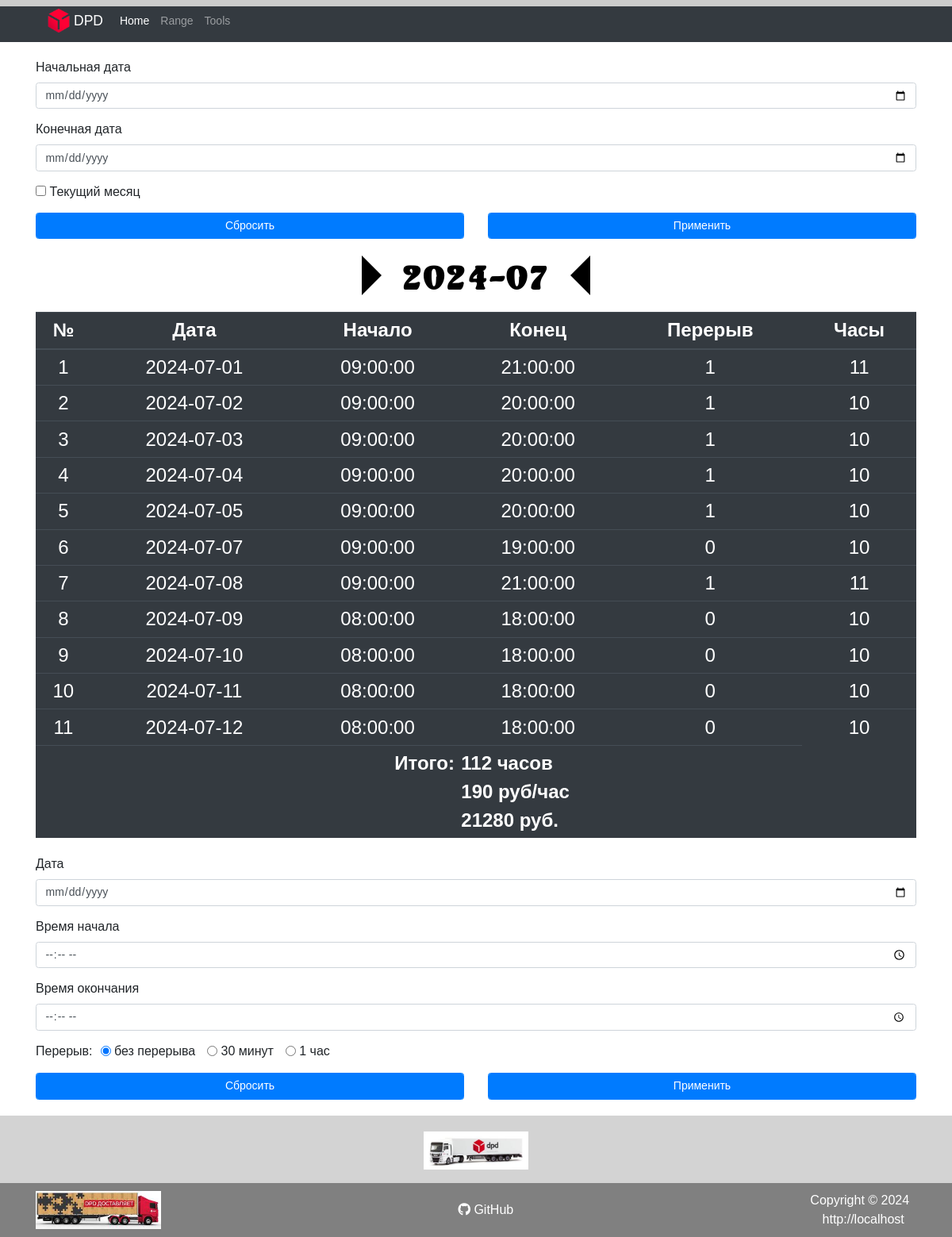
Before: / with the older database file.
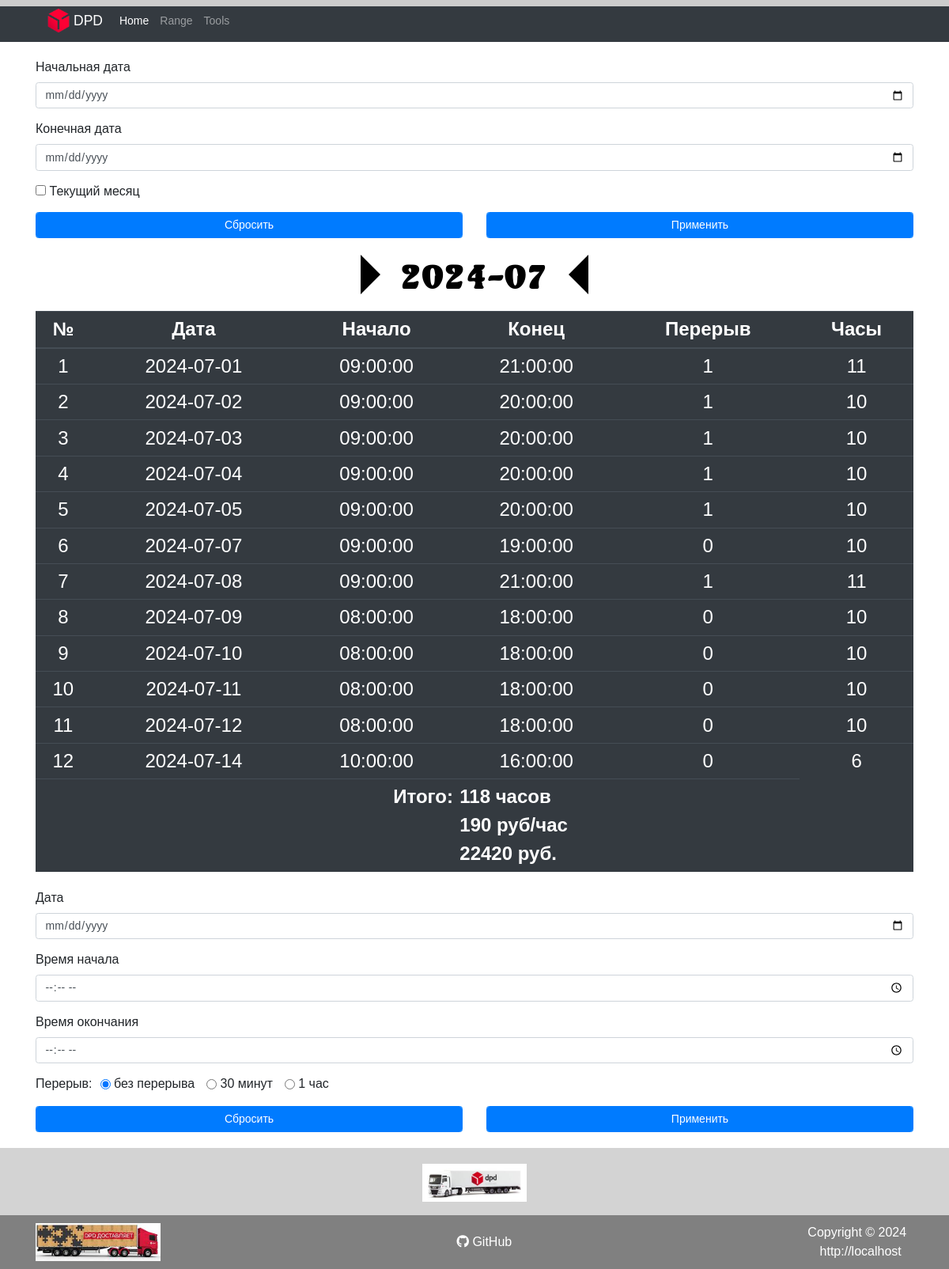
After: the same page with the newer database file.
### tables this page shows
CREATE TABLE `work_time` (
  `id` int(11) NOT NULL AUTO_INCREMENT,
  `date` date NOT NULL,
  `time_start` time NOT NULL,
  `time_end` time NOT NULL,
  `break_time` float NOT NULL DEFAULT 1,
  PRIMARY KEY (`id`),
  UNIQUE KEY `date` (`date`)
);

CREATE TABLE `work_price` (
  `id` int(11) NOT NULL AUTO_INCREMENT,
  `since_date` date NOT NULL,
  `price` int(11) NOT NULL,
  PRIMARY KEY (`id`)
);

### assets/php/functions.php (called while the page is built, shortened)
<?php
function get_price($obj, $date_start)
{
  $date_start = strtotime($date_start);
  foreach ($obj as $item) {
    if ($date_start >= strtotime($item['since_date'])) {
      return ($item['price']);
    }
  }
}
function get_sn()
{
  if (isset($_SERVER['HTTPS']) && $_SERVER['HTTPS'] == 'on')
    $protocol = 'https://';
  else
    $protocol = 'http://';
  return $protocol . $_SERVER['HTTP_HOST'];
}

### index.php (the view, shortened to what this page needs)
<?php
require_once $_SERVER['DOCUMENT_ROOT'] . "/assets/php/functions.php";
require_once $_SERVER['DOCUMENT_ROOT'] . "/assets/php/connect.php";
$current_month = date('Y-m');
?>
<!DOCTYPE html>
<html lang="ru">
<head>
	<?php require_once $_SERVER['DOCUMENT_ROOT'] . "/assets/php/head.php"; ?>
</head>
<body data-page="1">
	<div class="wrapper">
		<?php require_once $_SERVER['DOCUMENT_ROOT'] . "/assets/php/header.php"; ?>
		<main class="content">
			<div class="container">
				<div class="row">
					<div class="col-12">
						<section class="mb-4 section__form_range">
							<form class="form-range" action="" method="POST">
								<div class="form-group">
									<label for="date_start">Начальная дата</label>
									<input class="form-control" type="date" id="date_start" name="date_start" required>
								</div>
								<div class="form-group">
									<label for="date_end">Конечная дата</label>
									<input class="form-control" type="date" id="date_end" name="date_end" required>
								</div>
								<div class="form-group form-check">
									<input type="checkbox" class="form-check-input" id="currentMonthCheck"
										name="currentMonthCheck">
									<label class="form-check-label" for="currentMonthCheck">Текущий
										месяц</label>
								</div>
								<div class="row">
									<div class="col-6">
										<button type="reset" id="btn_reset_form_range"
										class="form-control btn btn-primary">Сбросить</button>
									</div>
									<div class="col-6">
										<button type="submit" class="form-control btn btn-primary">Применить</button>
									</div>
								</div>
							</form>
						</section>
						<?php
						if (isset($_POST) && !empty($_POST) && (!$_POST['currentMonthCheck'])) {
							$date_start = $_POST['date_start'];
							$date_end = $_POST['date_end'];
							$works = $mysqli->query("SELECT * FROM work_time WHERE `date` BETWEEN '$date_start' AND '$date_end' ORDER BY `date` ASC");
							$h2 = "<span>" . $date_start ."</span>" . "<span class='span-separator'> - </span>" . "<span>" .$date_end . "</span>";
						} else {
							$works = $mysqli->query("SELECT * FROM work_time WHERE `date` LIKE '" . $current_month . "-%' ORDER BY `date` ASC");
							$h2 = $current_month;
							$date_start = $works->fetch_assoc()['date'];
						}
						$arr_price = $mysqli->query(" SELECT * FROM `work_price` ORDER BY `since_date` DESC");
						$price = get_price($arr_price, $date_start);
						?>
						<section class="mb-4 section__title">
							<div class="h2__title">
								<span class="arrow-span left_h2 animated fadeInLeft"></span>
								<h2 class="date-title">
									<?= $h2 ?>
								</h2>
								<span class="arrow-span right_h2 animated fadeInRight"></span>
							</div>
						</section>
						<section class="section__table mb-4">
							<table class="table table-dark table-sm">
								<thead>
									<tr>
										<th scope="col">№</th>
										<th scope="col">Дата</th>
										<th scope="col">Начало</th>
										<th scope="col">Конец</th>
										<th scope="col">Перерыв</th>
										<th scope="col">Часы</th>
									</tr>
								</thead>
								<tbody>
									<?php
									$works_time = 0;
									$i = 1;
									foreach ($works as $work) {
										$work_time = ((strtotime($work['date'] . ' ' . $work['time_end']) - strtotime($work['date'] . ' ' . $work['time_start'])) / 3600) - $work['break_time'];
										echo "<tr>";
										echo "<td>";
										echo $i;
										echo "</td>";
										echo "<td>";
										echo $work['date'];
										echo "</td>";
										echo "<td>";
										echo $work['time_start'];
										echo "</td>";
										echo "<td>";
										echo $work['time_end'];
										echo "</td>";
										echo "<td>";
										echo $work['break_time'];
										echo "</td>";
										echo "<td>";
										echo $work_time;
										echo "</td>";
										echo "</tr>";
										$works_time += $work_time;
										$i++;
									}
									$cash = $works_time * $price;
									?>
									<tr>
										<td class="result_title" colspan="3">
											Итого:
										</td>
										<td class="result_value" colspan="2">
											<?= '<div>' . $works_time . ' часов</div>' ?>
											<?= '<div>' . $price . ' руб/час</div>' ?>
											<?= '<div>' . $cash . ' руб.</div>' ?>
										</td>
									</tr>
								</tbody>
							</table>
						</section>
						<section class="section__form_add">
							<form class="form-add" action="assets/php/add-date.php" method="POST">
								<div class="form-group">
									<label for="date">Дата</label>
									<input class="form-control" type="date" id="date" name="date" required>
								</div>
								<div class="form-group">
									<label for="time-start">Время начала</label>
									<input class="form-control" type="time" id="time-start" name="time-start" required>
								</div>
								<div class="form-group">
									<label for="time-end">Время окончания</label>
									<input class="form-control" type="time" id="time-end" name="time-end" required>
								</div>
								<div class="radio-wrap">
									<div class="radio-title">Перерыв:</div>
									<div class="radio-form">
										<div class="form-check form-check-inline">
											<input class="form-check-input" type="radio" name="break-time"
												id="break-time1" value="0" checked>
											<label class="form-check-label" for="break-time1">
												без перерыва
											</label>
										</div>
										<div class="form-check form-check-inline">
											<input class="form-check-input" type="radio" name="break-time"
												id="break-time2" value="0.5">
											<label class="form-check-label" for="break-time2">
												30 минут
											</label>
										</div>
										<div class="form-check form-check-inline">
											<input class="form-check-input" type="radio" name="break-time"
												id="break-time3" value="1">
											<label class="form-check-label" for="break-time3">
												1 час
											</label>
										</div>
									</div>
								</div>
								<div class="row mt-3">
									<div class="col-6">
										<button type="reset" class="form-control btn btn-primary">Сбросить</button>
									</div>
									<div class="col-6">
										<button type="submit" class="form-control btn btn-primary">Применить</button>
									</div>
								</div>
							</form>
						</section>
					</div>
				</div>
			</div>
		</main>
		<?php require_once $_SERVER['DOCUMENT_ROOT'] . "/assets/php/footer.php"; ?>
	</div>
	<div class="progress-wrapper">
		<div class="progress-container">
		</div>
	</div>
</body>
</html>

### assets/php/head.php (shortened to what this page needs)
<link rel="stylesheet" href="assets/css/null.css" />
<link rel="stylesheet" href="assets/css/bootstrap.min.css" />
<link rel="stylesheet" href="assets/css/animate.css" />
<link rel="stylesheet" href="assets/css/style.css" />
<link rel="stylesheet" href="./assets/fontawesome/css/all.min.css">

### assets/php/header.php (shortened to what this page needs)
<header class="header">
	<div class="container">
		<div class="row">
			<div class="col-12">
				<nav class="navbar navbar-expand-lg navbar-dark bg-dark">
					<a class="navbar-brand logo" href="/">
						<div class="logo-wrap">
							<div class='logo-img'>
								<img src="assets/img/logo/dpd-logo.png" width="30" height="30"
									class="d-inline-block align-top" alt="">
							</div>
							<div class="logo-title">
								DPD
							</div>
						</div>
					</a>
					<div class="collapse navbar-collapse" id="navbarNav">
						<ul class="navbar-nav">
							<li class="nav-item" data-page="1">
								<a class="nav-link" href="/">Home <span class="sr-only">(current)</span></a>
							</li>
							<li class="nav-item" data-page="2">
								<a class="nav-link" href="/range.php">Range <span class="sr-only">(current)</span></a>
							</li>
							<li class="nav-item" data-page="3">
								<a class="nav-link" href="/tools.php">Tools <span class="sr-only">(current)</span></a>
							</li>
						</ul>
					</div>
				</nav>
			</div>
		</div>
	</div>
</header>

### assets/php/footer.php
<footer>
	<div class="footer-top">
		<div class="container">
			<div class="row">
				<div class="col-12">
					<h2>
						<a href="https://dpd.ru" target="_blank" rel="noopener noreferrer">
							<img src="./assets/img/dpd2.jpg" alt="" class="footer-img">
						</a>
					</h2>
				</div>
			</div>
		</div>
	</div>
	<div class="footer-bottom">
		<div class="container">
			<div class="row">
				<div class="col-12">
					<div class="footer-bottom__wrapper">
						<div class="img-foooter_wrap">
							<a href="https://dpd.ru" target="_blank" rel="noopener noreferrer">
								<img src="./assets/img/dpd.jpg" alt="" class="footer-img">
							</a>
						</div>
						<div class="git-hub">
							<a href="https://github.com/sysoev84l/dpdpgk" target="_blank" rel="noopener noreferrer">
							<i class="fab fa-github"></i>
							GitHub
							</a>
						</div>
						<div class="copyright-txt">
							<div class="copyright-date">
								Copyright &copy;
								<?= date('Y') ?> &nbsp;
							</div>
							<div class="copyright-link">
								<a href='/'>
									<?= get_sn() ?>
								</a>
							</div>
						</div>
					</div>
				</div>
			</div>
		</div>
	</div>
</footer>

### assets/css/null.css (style rules this page uses)
* { padding: 0; margin: 0; border: 0; }
*,*:before,*:after { -moz-box-sizing: border-box; -webkit-box-sizing: border-box; box-sizing: border-box; }
nav,footer,header,aside { display: block; }
html,body { height: 100%; width: 100%; font-size: 100%; line-height: 1; font-size: 14px; -ms-text-size-adjust: 100%; -moz-text-size-adjust: 100%; -webkit-text-size-adjust: 100%; }
input,button,textarea { font-family:inherit; }
button { cursor: pointer; }
a, a:visited { text-decoration: none; }
ul li { list-style: none; }
img { vertical-align: top; }
h1,h2,h3,h4,h5,h6 { font-size:inherit;font-weight: 400; }

Changed rows visible on the page:
computed for work_time (number 1 of 12 on the later page): date.price "21280" → "22420"
added work_time: date "2024-07-14", time_start "10:00:00", time_end "16:00:00", break_time "0", work_time "6"
Other visible differences:
$works_time: "112" → "118"
